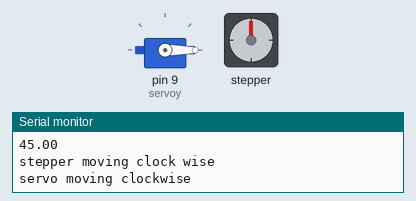
Simulated run of this sketch. Board: Arduino Uno, built with avr-gcc and run on an emulated ATmega328P. Shown: servo, stepper motor, the last lines printed to the serial monitor. Random numbers use the default seed unless the sketch sets one; stepper angles assume 2038 steps per turn.

Above: at 0.15 s.
At 9.92 s:
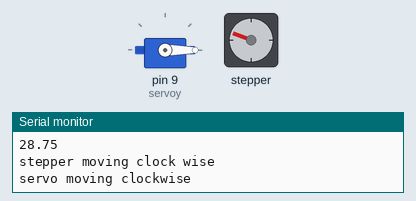
At 23.05 s:
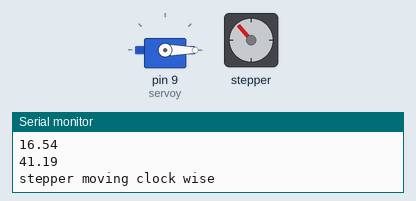
At 39.58 s:
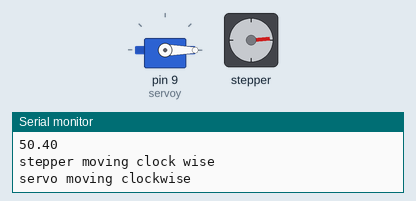
Timing chart, 0 to 40.0 s (numbered marks = the images above):
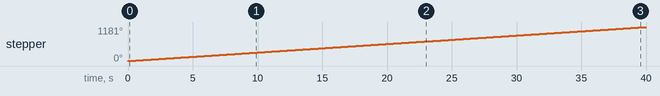

Measured:
- by itself, stepper: keeps turning clockwise at about 30°/s

The sketch:

AlexCode.ino
```cpp
#include <Stepper.h>
#include <Servo.h>
Servo servoy;

int Bedheight = 60;//the height of the centerpoint of the rotating on the Y servo from the print bed
double xValue = 20;// the numbers followed after G1  (example G1 X___ Y)
double yValue = 20;// the numbers followed after G1 X (example G1 X Y___)
int repeatamount = 1;
int i = 0;

//  ↑ varibles used by evreything

int stepsPerRevolution = 2038;

double stepperNewdeg = 0;
double stepperCalculateddeg = 0;
double stepperPreviousdeg = 0;
double stepperCurrentpos = 0;
double steppersteps = 0; //im not sure what else to call this var but its the one that is divided by repeatamount to make the stepper and servo arrive to their disired degress at the same time

//  ↑ varibles used by the stepper motors

double servoNewsdeg = 0 ;// the new degree for the servo,formaly called yD
double servoCalculateddeg = 0;
double servoPreviousdeg = 0;
double servoCurrentpos = 0;
double servosteps = 0; //im not sure what else to call this var but its the one that is divided by repeatamount to make the stepper and servo arrive to their disired degress at the same time
//  ↑ varibles used by the spinnig servomotor


Stepper Stepper1(stepsPerRevolution, 7, 5, 6, 8);

void setup() {


  Serial.begin(9600);

  Stepper1.setSpeed(5); //rpms
  servoy.attach(9);

  servoy.write(0);
  servoCurrentpos = 0;
}


// Stepper1.step((i/5.661111)*96);     set i to the value that you want the stepper to rotate when it is in the assambly, when using just the stepper devide i by three


void loop() {
  double stepperNewdeg = ((atan(xValue / yValue) * 180 / 3.14159265) + 0); // caclulate how much the stepper neews t move
  double servoNewdeg = (atan(Bedheight / yValue) * 180 / 3.14159265); // caclulate how much the servo needs to move
  stepperCalculateddeg = stepperNewdeg - stepperPreviousdeg; // how far the stepper needs to move in degrees
  servoCalculateddeg = servoNewdeg - servoPreviousdeg;
  Serial.println(stepperNewdeg - stepperPreviousdeg);

  // their are four possibilitys,
  //the stepper rotates clockwise and the servo rotates counterclockwise              stepperCalculateddeg>0 & servoCalculateddeg<servoPreviousdeg
  //the stepper rotates clockwise and the servo rotates clockwise                     stepperCalculateddeg>0 & servoCalculateddeg>servoPreviousdeg
  //the stepper rotates counterclockwise and the servo rotates counterclockwise       stepperCalculateddeg<0 & servoCalculateddeg<servoPreviousdeg
  //the stepper rotates counterclockwise and the servo rotates clockwise              stepperCalculateddeg<0 & servoCalculateddeg>servoPreviousdeg

  if (stepperCalculateddeg > 0 && servoCalculateddeg > servoPreviousdeg) { // if the calculated value for the stepper is more than 0 go forwards,and if the calculated value for the stepper is more than the last value make the angle more
    Serial.println("stepper moving clock wise");
    Serial.println("servo moving clockwise");

    // this is the part i need you to do for me
    steppersteps = stepperCalculateddeg / repeatamount; // not a problem
    servosteps = servoCalculateddeg / repeatamount; //all good
    for (int i = 0; i < repeatamount; i++) { // i dont want to learn how to use one of these
      Stepper1.step((steppersteps / 5.661111) * 96);
      servoy.write(servosteps * i);//i dont know how to make this work but its sopposed to be servo steps times i
      // speed = distance/time
      //end the loop and set i to zero. What its sopposed to do is repeat that loop repeatamount times
    }
  }
  xValue = random(0, 200);
  yValue = random(0, 200);


  // dont touch
  stepperPreviousdeg = stepperNewdeg; // sets the steppers previous degre to the last degre used
  servoPreviousdeg = servoNewdeg; // does the same but for the servo
}
```
